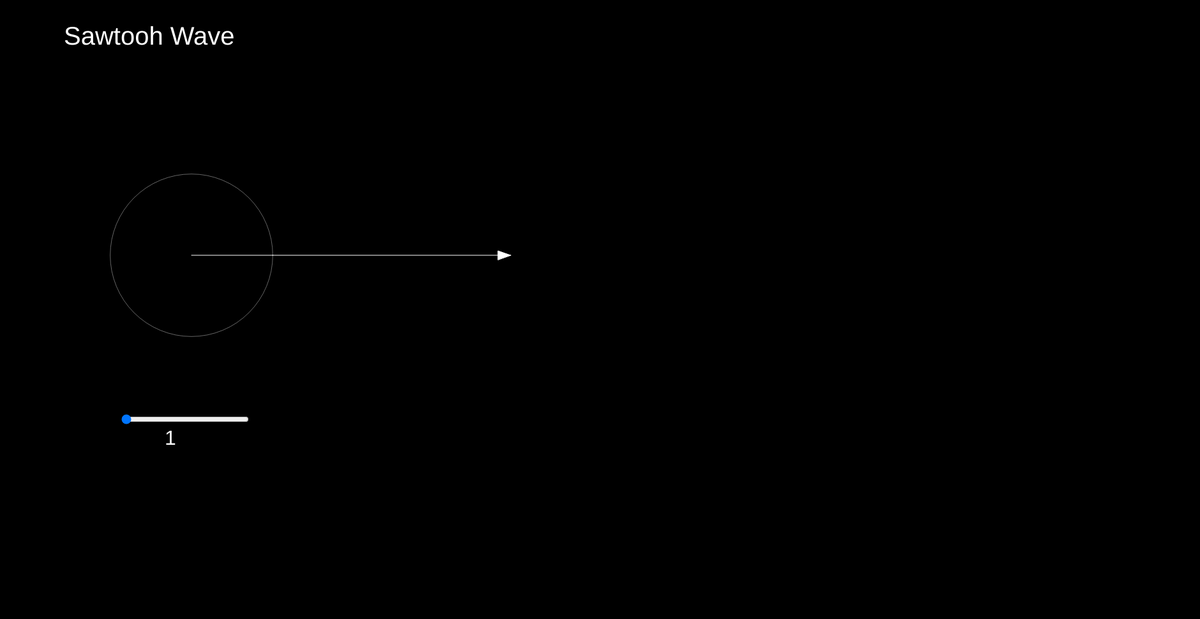
Frame 1 (no input)
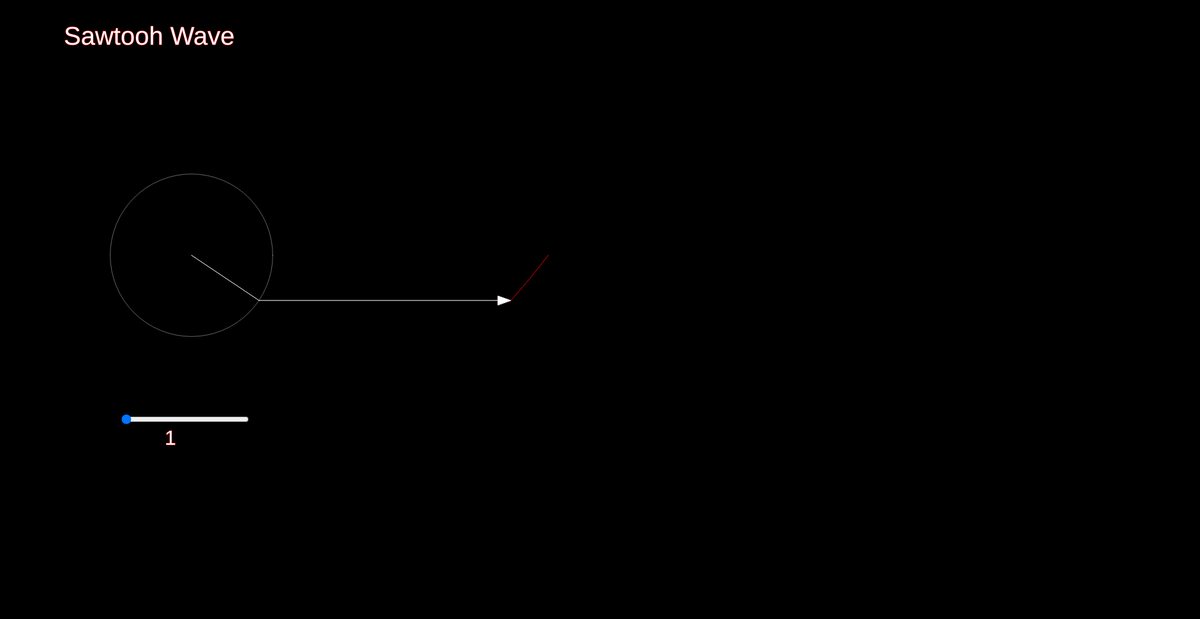
Frame 60 (no input)
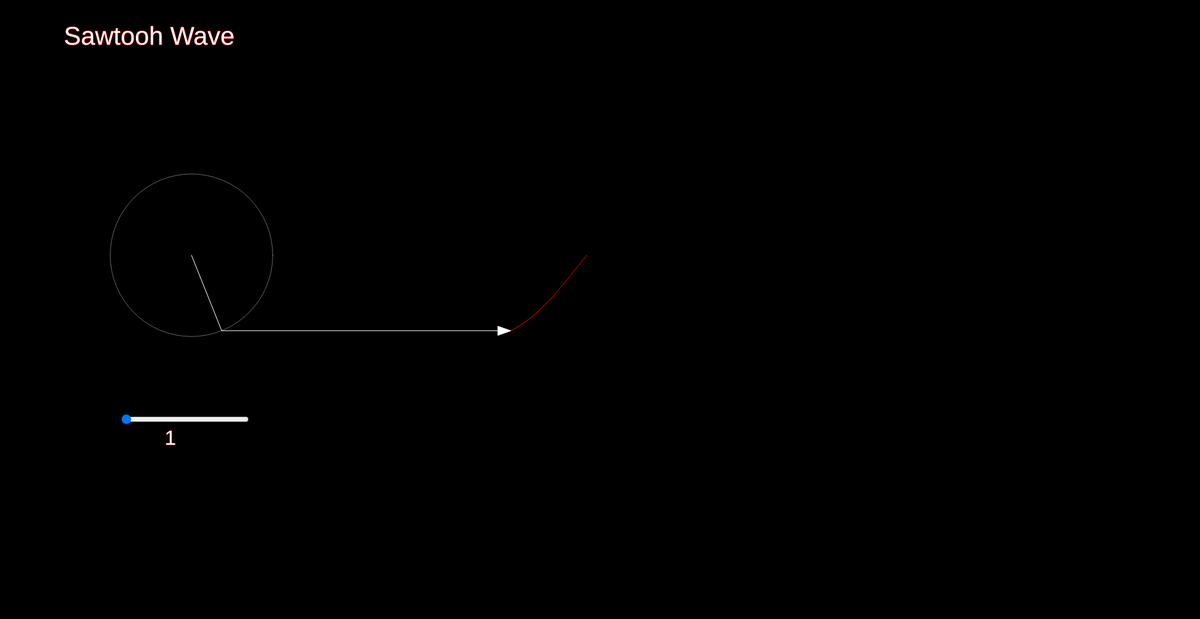
Frame 120 (the mouse pressed at the canvas centre since frame 60)

The p5.js sketch that drew these frames (run headless with seeded random() and noise() and a simulated clock; from frame 60 on, the mouse is pressed at the canvas centre):

// p5.js sketch
// ── sketch.js
let time = 0;
let wave = [];

let slider;

function setup() {
  createCanvas(1880, 970);
  slider = createSlider(1, 500, 1);
  slider.position(width/10, 2*height/3);
  slider.style('width', '200px');
}

function draw() {
  background(0);


  textSize(40);
  fill(255, 255, 255);
  text('Sawtooh Wave',100,70);


  textSize(32);
  fill(255, 255, 255);
  text(slider.value(),width/10+70, 2*height/3+50);
  
  translate(300, 400);

  let x = 0;
  let y = 0;

  for (let i = 0; i < slider.value(); i++) {
    let prev_x = x;
    let prev_y = y;
    let n = i+1;
    if (i % 2 == 1) {
      n *= -1;
    }
    let radius = 200 * (2 / (n * PI));

    stroke(255, 100);
    noFill();
    ellipse(x, y, radius * 2);

    x += radius * cos(n * time);
    y += radius * sin(n * time);

    // fill(255);
    // ellipse(x, y, 5);
    stroke(255);
    line(prev_x, prev_y, x, y);
  }

  wave.unshift(y);

  line(x, y, 500, wave[0]);

  fill(255);
  triangle(480,wave[0]+7,480,wave[0]-7,500,wave[0]);

  translate(500, 0);
  beginShape();
  noFill();
  for (let i = 0; i < wave.length; i++) {
    stroke(255, 0, 0);
    vertex(i, wave[i]);
  }
  endShape();

  if (wave.length > 2000) {
    wave.pop();
  }

  time += 0.01;
}
